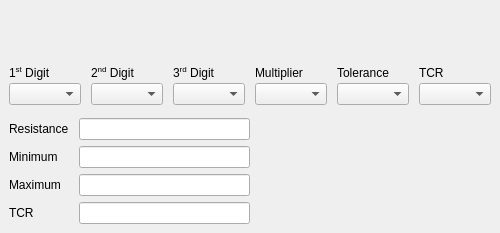
      <widget class="QWidget" name="tab_6b">
       <attribute name="title">
        <string>6 Band</string>
       </attribute>
       <layout class="QVBoxLayout" name="verticalLayout_7">
        <property name="leftMargin">
         <number>9</number>
        </property>
        <property name="topMargin">
         <number>26</number>
        </property>
        <property name="rightMargin">
         <number>9</number>
        </property>
        <property name="bottomMargin">
         <number>9</number>
        </property>
        <item>
         <layout class="QHBoxLayout" name="horizontalLayout_6b_svg">
          <property name="bottomMargin">
           <number>20</number>
          </property>
          <item>
           <spacer name="horizontalSpacer_8">
            <property name="orientation">
             <enum>Qt::Horizontal</enum>
            </property>
            <property name="sizeHint" stdset="0">
             <size>
              <width>40</width>
              <height>20</height>
             </size>
            </property>
           </spacer>
          </item>
          <item>
           <spacer name="horizontalSpacer_9">
            <property name="orientation">
             <enum>Qt::Horizontal</enum>
            </property>
            <property name="sizeHint" stdset="0">
             <size>
              <width>40</width>
              <height>20</height>
             </size>
            </property>
           </spacer>
          </item>
         </layout>
        </item>
        <item>
         <layout class="QGridLayout" name="gridLayout_6" columnstretch="10,10,10,20,20,20">
          <property name="horizontalSpacing">
           <number>10</number>
          </property>
          <property name="verticalSpacing">
           <number>3</number>
          </property>
          <item row="1" column="3">
           <widget class="QComboBox" name="comboBox_m_6b">
            <property name="sizePolicy">
             <sizepolicy hsizetype="Expanding" vsizetype="Fixed">
              <horstretch>0</horstretch>
              <verstretch>0</verstretch>
             </sizepolicy>
            </property>
           </widget>
          </item>
          <item row="1" column="5">
           <widget class="QComboBox" name="comboBox_tcr_6b">
            <property name="sizePolicy">
             <sizepolicy hsizetype="Expanding" vsizetype="Fixed">
              <horstretch>0</horstretch>
              <verstretch>0</verstretch>
             </sizepolicy>
            </property>
           </widget>
          </item>
          <item row="1" column="1">
           <widget class="QComboBox" name="comboBox_2d_6b">
            <property name="sizePolicy">
             <sizepolicy hsizetype="Expanding" vsizetype="Fixed">
              <horstretch>0</horstretch>
              <verstretch>0</verstretch>
             </sizepolicy>
            </property>
           </widget>
          </item>
          <item row="0" column="0">
           <widget class="QLabel" name="label_18">
            <property name="text">
             <string>&lt;html&gt;&lt;head/&gt;&lt;body&gt;&lt;p&gt;1&lt;span style=&quot; vertical-align:super;&quot;&gt;st&lt;/span&gt; Digit&lt;/p&gt;&lt;/body&gt;&lt;/html&gt;</string>
            </property>
            <property name="textFormat">
             <enum>Qt::RichText</enum>
            </property>
           </widget>
          </item>
          <item row="0" column="2">
           <widget class="QLabel" name="label_26">
            <property name="text">
             <string>&lt;html&gt;&lt;head/&gt;&lt;body&gt;&lt;p&gt;3&lt;span style=&quot; vertical-align:super;&quot;&gt;rd&lt;/span&gt; Digit&lt;/p&gt;&lt;/body&gt;&lt;/html&gt;</string>
            </property>
            <property name="textFormat">
             <enum>Qt::RichText</enum>
            </property>
           </widget>
          </item>
          <item row="0" column="4">
           <widget class="QLabel" name="label_20">
            <property name="text">
             <string>Tolerance</string>
            </property>
           </widget>
          </item>
          <item row="0" column="3">
           <widget class="QLabel" name="label_17">
            <property name="text">
             <string>Multiplier</string>
            </property>
           </widget>
          </item>
          <item row="1" column="2">
           <widget class="QComboBox" name="comboBox_3d_6b">
            <property name="sizePolicy">
             <sizepolicy hsizetype="Expanding" vsizetype="Fixed">
              <horstretch>0</horstretch>
              <verstretch>0</verstretch>
             </sizepolicy>
            </property>
           </widget>
          </item>
          <item row="0" column="1">
           <widget class="QLabel" name="label_19">
            <property name="text">
             <string>&lt;html&gt;&lt;head/&gt;&lt;body&gt;&lt;p&gt;2&lt;span style=&quot; vertical-align:super;&quot;&gt;nd&lt;/span&gt; Digit&lt;/p&gt;&lt;/body&gt;&lt;/html&gt;</string>
            </property>
            <property name="textFormat">
             <enum>Qt::RichText</enum>
            </property>
           </widget>
          </item>
          <item row="1" column="0">
           <widget class="QComboBox" name="comboBox_1d_6b">
            <property name="sizePolicy">
             <sizepolicy hsizetype="Expanding" vsizetype="Fixed">
              <horstretch>0</horstretch>
              <verstretch>0</verstretch>
             </sizepolicy>
            </property>
           </widget>
          </item>
          <item row="0" column="5">
           <widget class="QLabel" name="label_27">
            <property name="toolTip">
             <string>Temperature Coefficient of Resistance</string>
            </property>
            <property name="text">
             <string>TCR</string>
            </property>
           </widget>
          </item>
          <item row="1" column="4">
           <widget class="QComboBox" name="comboBox_t_6b">
            <property name="sizePolicy">
             <sizepolicy hsizetype="Expanding" vsizetype="Fixed">
              <horstretch>0</horstretch>
              <verstretch>0</verstretch>
             </sizepolicy>
            </property>
           </widget>
          </item>
         </layout>
        </item>
        <item>
         <spacer name="verticalSpacer_6">
          <property name="orientation">
           <enum>Qt::Vertical</enum>
          </property>
          <property name="sizeHint" stdset="0">
           <size>
            <width>20</width>
            <height>0</height>
           </size>
          </property>
         </spacer>
        </item>
        <item>
         <layout class="QHBoxLayout" name="horizontalLayout_7">
          <item>
           <layout class="QFormLayout" name="formLayout_3">
            <property name="horizontalSpacing">
             <number>10</number>
            </property>
            <property name="verticalSpacing">
             <number>6</number>
            </property>
            <item row="0" column="0">
             <spacer name="verticalSpacer_12">
              <property name="orientation">
               <enum>Qt::Vertical</enum>
              </property>
              <property name="sizeHint" stdset="0">
               <size>
                <width>20</width>
                <height>1</height>
               </size>
              </property>
             </spacer>
            </item>
            <item row="1" column="0">
             <widget class="QLabel" name="label_21">
              <property name="text">
               <string>Resistance</string>
              </property>
             </widget>
            </item>
            <item row="1" column="1">
             <widget class="QLineEdit" name="lineEdit_resistance_6b">
              <property name="alignment">
               <set>Qt::AlignCenter</set>
              </property>
              <property name="readOnly">
               <bool>true</bool>
              </property>
             </widget>
            </item>
            <item row="2" column="0">
             <widget class="QLabel" name="label_22">
              <property name="text">
               <string>Minimum</string>
              </property>
             </widget>
            </item>
            <item row="2" column="1">
             <widget class="QLineEdit" name="lineEdit_resistance_min_6b">
              <property name="alignment">
               <set>Qt::AlignCenter</set>
              </property>
              <property name="readOnly">
               <bool>true</bool>
              </property>
             </widget>
            </item>
            <item row="3" column="0">
             <widget class="QLabel" name="label_23">
              <property name="text">
               <string>Maximum</string>
              </property>
             </widget>
            </item>
            <item row="3" column="1">
             <widget class="QLineEdit" name="lineEdit_resistance_max_6b">
              <property name="alignment">
               <set>Qt::AlignCenter</set>
              </property>
              <property name="readOnly">
               <bool>true</bool>
              </property>
             </widget>
            </item>
            <item row="4" column="0">
             <widget class="QLabel" name="label_28">
              <property name="toolTip">
               <string>&lt;html&gt;&lt;head/&gt;&lt;body&gt;&lt;p&gt;Temperature Coefficient of Resistance&lt;/p&gt;&lt;/body&gt;&lt;/html&gt;</string>
              </property>
              <property name="text">
               <string>&lt;html&gt;&lt;head/&gt;&lt;body&gt;&lt;p&gt;TCR&lt;/p&gt;&lt;/body&gt;&lt;/html&gt;</string>
              </property>
              <property name="textFormat">
               <enum>Qt::RichText</enum>
              </property>
              <property name="wordWrap">
               <bool>false</bool>
              </property>
             </widget>
            </item>
            <item row="4" column="1">
             <widget class="QLineEdit" name="lineEdit_tcr_6b">
              <property name="alignment">
               <set>Qt::AlignCenter</set>
              </property>
              <property name="readOnly">
               <bool>true</bool>
              </property>
             </widget>
            </item>
           </layout>
          </item>
          <item>
           <spacer name="horizontalSpacer_2">
            <property name="orientation">
             <enum>Qt::Horizontal</enum>
            </property>
            <property name="sizeHint" stdset="0">
             <size>
              <width>40</width>
              <height>20</height>
             </size>
            </property>
           </spacer>
          </item>
         </layout>
        </item>
       </layout>
      </widget>
